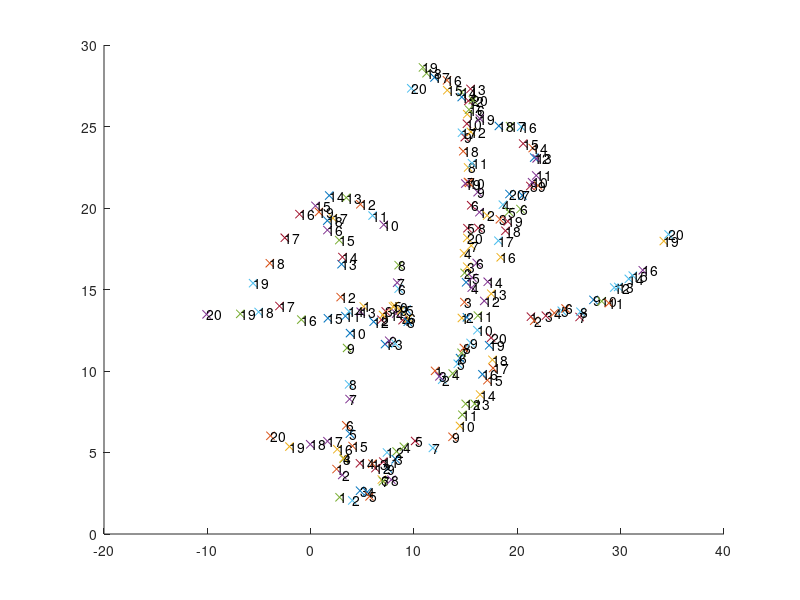

Recreate this plot in MATLAB. (Note: this script raises an error after producing the figure.)
%% Test script for the Simple Tracker function
%
% This script aims at demonstrating the capabilities and the syntax of
% simpletracker.m, a MATLAB function dedicated to tracking. 
%
% *Tracking* , or particle linking, consist in re-building the trajectories
% of one or several particles as they move along time. Their position is
% reported at each frame, but their identiy is yet unknown: we do not know
% what particle in one frame corresponding to a particle in the previous
% frame. Tracking algorithms aim at providing a solution for this problem.
%
% |simpletracker.m| is - as the name says - a simple implementation of a
% tracking algorithm, that can deal with gaps. A gap happens when one
% particle that was detected in one frame is not detected in the subsequent
% one. If not dealt with, this generates a track break, or a gap, in the
% frame where the particule disappear, and a false new track in the frame
% where it re-appear.
%
% |simpletracker| first do a frame-to-frame linking step, where links are
% first created between each frame pair, using the hungarian algorithm of
% |hungarianlinker|. Then a second iteration is done through the data,
% investigating track ends. If a track beginning is found close to a track
% end in a subsequent track, a link spanning multiple frame can be created,
% bridging the gap and restoring the track.
%
% This scripts generate random points that more or less follow a given
% trajectories. They are scrambled, their position is perturbed by noise,
% and some of them are randomly erased in some frames. This is the first
% and longer part in the script
%
% In a second time, the tracker tries to rebuild the tracks. This is made
% just by calling |simpletracker| with sensible parameters.
% 
% The third part is only about displaying results. The points are drawn
% with a text label next to them indicating to which frame they belong.
% Track are drawn in color.
% 
% More information can be found in the help section of the |simpletracker|
% and of the functions it calls, namely |hungarianlinker| and
% |nearestneighborlinker|.
% 
%% Problem parameters
addpath("D:\lab_master\SoundPerception\sound\functions\tinevez-simpletracker-de97f90\src");
% Dimensionality of the simulated problem (2 for 2D, 3 for 3D)
n_dim = 2;

% Number of rames to track the points over
n_frames = 20;

% Aproximative number of points per frame
n_points_per_frame = 10; 

%% Create the random points
points = cell(n_frames, 1);

% Random start position
start = 20 * rand(n_points_per_frame, n_dim);

% Span initial direction
theta = linspace(0, 2* pi/4, n_points_per_frame)';
vec = [ cos(theta) sin(theta) ];

% Random direction change
theta_increase = pi / n_frames * rand(n_points_per_frame, 1);

for i_frame = 1 : n_frames 
   
    % Disperse points as if their position was increasing by 1.5 in average
    % each frame.
    frame_points = start + vec .* i_frame .* [cos(theta_increase * i_frame) sin(theta_increase * i_frame) ] + rand(n_points_per_frame, n_dim) ;
    
    % Randomize them;
    randomizer = rand(n_points_per_frame, 1);
    [ sorted, index ] = sort(randomizer);
    frame_points = frame_points(index, :);
    
    % Delete some of them, possible
    deleter = randn;
    while (deleter > 0);
        frame_points(1, :) = [];
        deleter = deleter - 1;
    end
    
    points{i_frame} = frame_points;
    
end

%% Plot the random points
% We plot a 'x' at each point location, and an index of the frame they are
% in next to the mark.

figure(1)
clf
hold on
for i_frame = 1 : n_frames
   
    str = num2str(i_frame);
    for j_point = 1 : size(points{i_frame}, 1)
        pos = points{i_frame}(j_point, :);
        plot(pos(1), pos(2), 'x')
        text('Position', pos, 'String', str)
    end
    
end

%% Track them
% Finally! A one liner. We add some information to the output, and allow
% gap closing to happen all the way through.

max_linking_distance = 4;
max_gap_closing = Inf;
debug = true;

[ tracks, adjacency_tracks ] = simpletracker(points,...
    'MaxLinkingDistance', max_linking_distance, ...
    'MaxGapClosing', max_gap_closing, ...
    'Debug', debug);

%% Plot tracks
% We want to plot eahc track in a given color. Normally we would have to
% retrieve the points coordinates in the given |points| initiall cell
% arrat, for each point in frame. To skip this, we simple use the
% adjacency_tracks, that can pick points directly in the concatenated
% points array |all_points|.

n_tracks = numel(tracks);
colors = hsv(n_tracks);

all_points = vertcat(points{:});

for i_track = 1 : n_tracks
   
    % We use the adjacency tracks to retrieve the points coordinates. It
    % saves us a loop.
    
    track = adjacency_tracks{i_track};
    track_points = all_points(track, :);
    
    plot(track_points(:,1), track_points(:, 2), 'Color', colors(i_track, :))
    
end

%% 
% Jean-Yves Tinevez <jeanyves.tinevez at gmail dot com> November 2011 - May 2012
